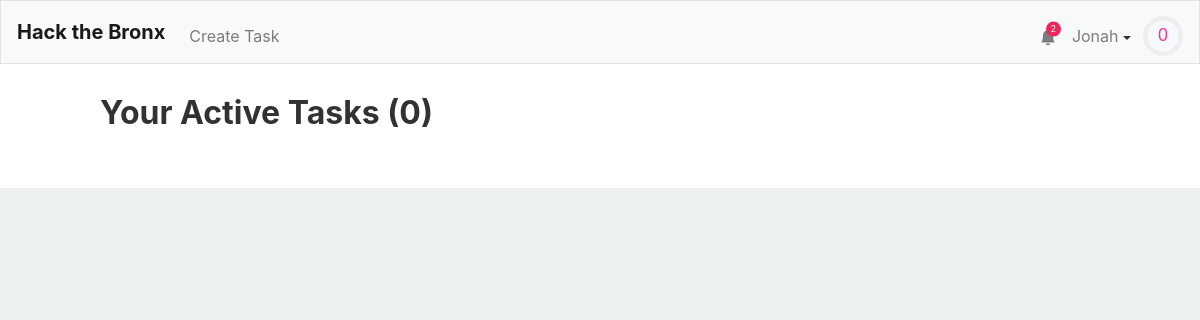
Page / (signed in) on the earlier database version.
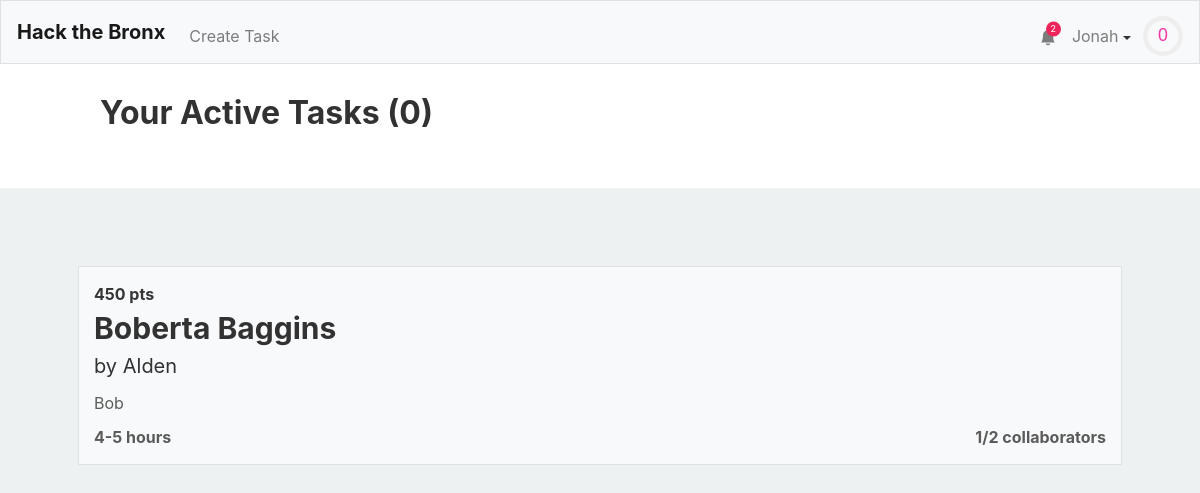
Same page on the later database version.
### tables this page shows
CREATE TABLE "users" (
	"id"	INTEGER NOT NULL UNIQUE,
	"username"	TEXT NOT NULL UNIQUE,
	"hash"	TEXT NOT NULL,
	"email"	TEXT,
	"tasks"	TEXT,
	"points"	INTEGER NOT NULL DEFAULT 0,
	"numcomplete"	INTEGER NOT NULL DEFAULT 0,
	"notifications"	BLOB,
	PRIMARY KEY("id" AUTOINCREMENT)
);

CREATE TABLE "tasks" (
	"id"	INTEGER NOT NULL UNIQUE,
	"title"	TEXT NOT NULL,
	"description"	TEXT,
	"languages"	BLOB,
	"image"	TEXT,
	"hmin"	INTEGER,
	"hmax"	INTEGER,
	"cmax"	INTEGER,
	"collaborators"	TEXT,
	"creator"	INTEGER,
	PRIMARY KEY("id" AUTOINCREMENT)
);

### application.py (the view)
@app.route("/")
@login_required
def index():
    alltasks = db.execute("SELECT * FROM tasks")
    tasks = []
    other_tasks = []
    for task in alltasks:
        lst = None
        if (task['creator'] == session['user_id'] or session['user_id'] in debyte(task['collaborators'])):
            lst = tasks
        else:
            lst = other_tasks
        creator = get_user_from_id(task['creator'],db)
        task['creator'] = creator["username"]
        task["collaborators-count"] = len(debyte(task['collaborators']))
        task["points"] = calculate_points(task)
        if not (lst == other_tasks and (task["collaborators-count"] == task["cmax"])):
            lst.append(task)
    return render_template("index.html",len=len,active_tasks = tasks,tasks = other_tasks,user=getuser(session, db))

### application.py (called while the page is built)
@app.after_request
def after_request(response):
    response.headers["Cache-Control"] = "no-cache, no-store, must-revalidate"
    response.headers["Expires"] = 0
    response.headers["Pragma"] = "no-cache"
    return response

### helpers.py (called while the page is built)
def login_required(f):
    @wraps(f)
    def decorated_function(*args, **kwargs):
        if session.get("user_id") is None:
            return redirect("/login")
        return f(*args, **kwargs)
    return decorated_function

def debyte(obj):
    return pickle.loads(obj)

def getuser(session, db):
    user =  db.execute("SELECT * FROM users WHERE id = :id", id=session["user_id"])[0]
    user["level"]=int(user['points']**.5//10)
    user["level-progress"] = (user['points']**.5%8)/(((user["level"]+1)*10)**2)
    user["notifications"] = debyte(user["notifications"]) if user["notifications"] else []
    user["notification-amount"] = len(user["notifications"])
    return user

def get_user_from_id(id, db):
    user =  db.execute("SELECT * FROM users WHERE id = :id", id=id)[0]
    user["level"]=int(user['points']**.5//10)
    user["level-progress"] = (user['points']**.5%8)/(((user["level"]+1)*10)**2)
    return user

def calculate_points(task):
    if task['hmin'] and task['hmax']:
        total = int(min((task['hmin']+task['hmax'])/2 * 100, 500))
    else:
        total = 0
    return total

### templates/index.html (shortened to what this page needs)
{% extends "layout.html" %}
{% block head %}
    <link href="/static/browse.css" rel="stylesheet">
{% endblock %}
{% block mainnocont %}
	<div class="active-task-wrapper">
		<h1>Your Active Tasks ({{len(active_tasks)}})</h1>
	</div>
{% endblock %}
{% block main %}
	{% for task in tasks %}
		<a class = "div-link" href="/task/{{task.id}}">
			<div class="task">
				<span class="task-points">{{ task["points"] }} pts</span>
				<span class="task-name">{{ task["title"] }}</span>
				<span class="task-creator">by {{ task["creator"] }}</span>
				<span class="task-desc">{{ task["description"] }}</span>
				<div class="task-stats">
					<span class="task-time">{{ task["hmin"] }}-{{ task["hmax"] }} hours</span>
					<span class="task-collaborator-count">{{ task["collaborators-count"] }}/{{ task["cmax"] }} collaborators</span>
				</div>
			</div>
		</a>
	{% endfor %}
{% endblock %}

### templates/layout.html (shortened to what this page needs)
<!DOCTYPE html>
<html lang="en">
    <head>
        <link href="https://maxcdn.bootstrapcdn.com/bootstrap/4.1.3/css/bootstrap.min.css" rel="stylesheet">
        {% block head %}{% endblock %}
        <link href="/static/styles.css" rel="stylesheet">
    </head>
    <body>
        <nav style = "height: 8vh" class="navbar navbar-expand-md navbar-light bg-light border">
            <a class="navbar-brand" href="/"><b>Hack the Bronx</b></a>
            <div class="collapse navbar-collapse" id="navbar">
                {% if session.user_id %}
                    <ul class="navbar-nav mt-2">
                        <li class="nav-item"><a class="nav-link" href="/taskCreation">Create Task</a></li>
                    </ul>
                    <ul class="navbar-nav ml-auto mt-2">
                        <li style="position: relative; transform:translateX(8px) translateY(7.5px);"class="nav-item"><a class="nav-link" href="/notifications"><svg xmlns="http://www.w3.org/2000/svg" width="16" height="16" fill="currentColor" class="bi bi-bell-fill" viewBox="0 0 16 16">
  <path d="M8 16a2 2 0 0 0 2-2H6a2 2 0 0 0 2 2zm.995-14.901a1 1 0 1 0-1.99 0A5.002 5.002 0 0 0 3 6c0 1.098-.5 6-2 7h14c-1.5-1-2-5.902-2-7 0-2.42-1.72-4.44-4.005-4.901z"/>
</svg></a><span style="display:{{ "none" if user["notification-amount"] == 0 else "flex" }};" class="notification-circle">{{user["notification-amount"]}}</span></li>
                        <li class="nav-item">
                            <div id="user-information-dropdown">
                              <button onclick="showUserDropdown()" id="user-information-dropname" class="nav-link">{{ session.user_name }} <span class="dropdown-caret"></span></button>
                            </div>
                        </li>
                        <li class="nav-item">
                            <div style = "margin-left: -4px;">
                                <svg viewBox="0 0 36 36" style="transform: translateY(8px); width: 40px;">
                                    <path class="level-display-bg"
                                d="M18 2.0845
                                  a 15.9155 15.9155 0 0 1 0 31.831
                                  a 15.9155 15.9155 0 0 1 0 -31.831"
                              />
                                  <path class = "level-display"
                                    d="M18 2.0845
                                      a 15.9155 15.9155 0 0 1 0 31.831
                                      a 15.9155 15.9155 0 0 1 0 -31.831"
                                    fill="none"
                                    stroke="#444";
                                    stroke-width="1";
                                    stroke-dasharray="{{ user["level-progress"] }}, 100";
                                  />
                                  <text x="18" y="22.8" class="level">{{user["level"]}}</text>
                                </svg>
                            </div>
                        </li>
                    </ul>
                {% endif %}
            </div>
        </nav>
        {% block mainnocont %}{% endblock %}
        <main class="container p-5">
            {% block main %}{% endblock %}
        </main>
    </body>
</html>

### static/browse.css (style rules this page uses)
h1,h2,span { color: #323232; }
.task, .atask { margin: 30px 0; background: #F8F9FA; border: 1px solid #DEE2E6; padding: 15px; display: flex; flex-direction: column; transition: .1s; }
.task-name { font-size: 30px; font-weight: bold; }
.task-creator { font-size: 20px; color: #323232; }
.task-desc { color: #5B5B5B; margin: 10px 0; width: 100%; white-space: nowrap; overflow: hidden; text-overflow: ellipsis; }
.task-points, .task-time, .task-collaborator-count { color: #5B5B5B; font-weight: bold; }
.task-points { color: #353535; }
.task-stats { display: flex; justify-content: space-between; width: 100%; }
.active-task-wrapper { padding: 30px 100px 40px; background: white; width: 100%; }
.active-task-wrapper h1 { font-size: 2em; margin-bottom: .5em; font-weight: bold; }
body { background: #EDF1F2; }

### static/styles.css (style rules this page uses)
#user-information-dropname { background: none; padding: 16px; border: none; cursor: pointer; }
.dropdown-caret { display: inline-block; width: 0; height: 0; vertical-align: middle; content: ""; border-style: solid; border-width: 4px 4px 0; border-right-color: transparent; border-bottom-color: transparent; border-left-color: transparent; }
#user-information-dropname { position: relative; display: inline-block; }
.level { fill: #F037A5; font-family: sans-serif; font-size: 1em; text-anchor: middle; }
.notification-circle { content: ""; position: absolute; top: 10%; right: 10%; width: 15px; height: 15px; border-radius: 50%; background: #EC255A; font-size: 9px; justify-content: center; align-items: center; color: white; }

Differences in the rows shown:
added tasks: points "450", title "Boberta Baggins", creator "Alden", description "Bob", hmin "4", hmax "5", id "1", cmax "2"
